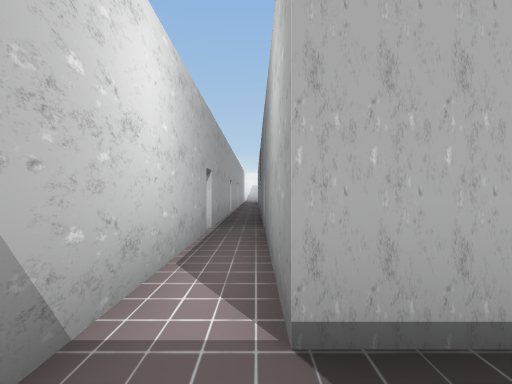
View 1 (above)

23 first-person views from a walk through a scene from a Unity 3-D project. The camera is 1.4 m above the floor, looks level and sees 80° across. The floor is counted in squares, 2 m on a side. Each view is taken from the middle of a square. On the plan, view 1 faces up. The plan holds only what a view shows up to about 10 squares ahead; the rest is blank. The place goes on beyond the plan. The player character is not drawn. Door leaves are left out, so doorways stand open. Some surface patterns are stand-ins.

View 2
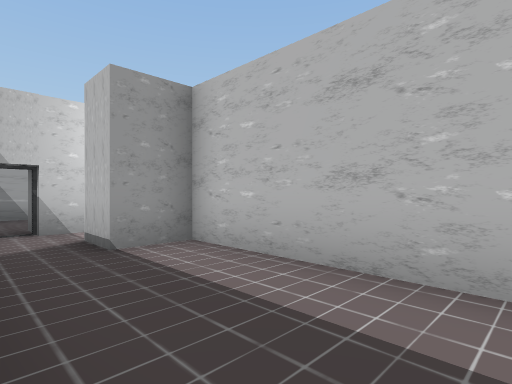

View 3
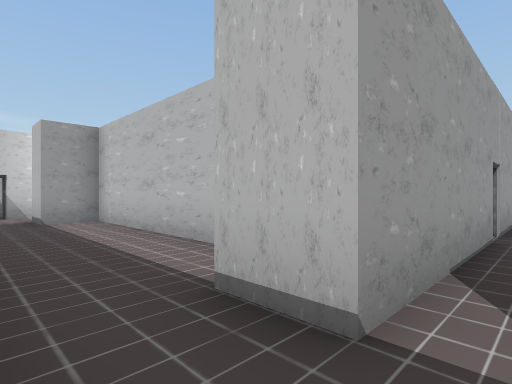

View 4
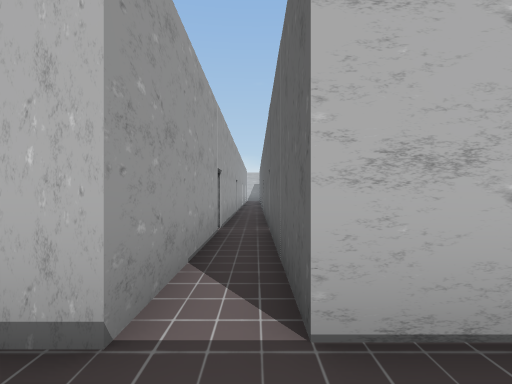

View 5
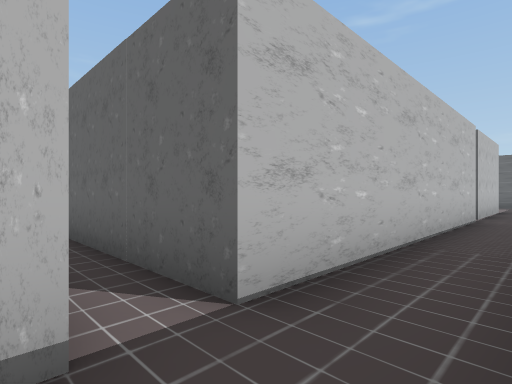

View 6
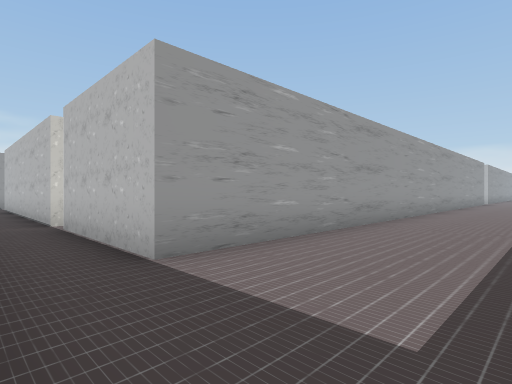

View 7
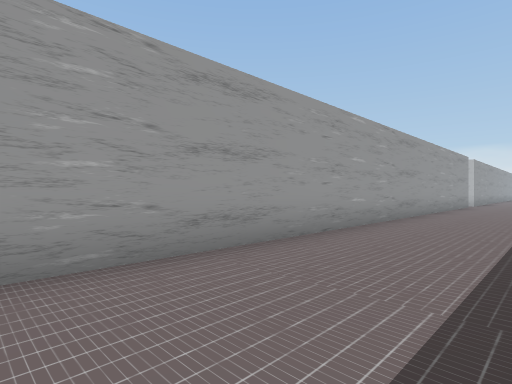

View 8
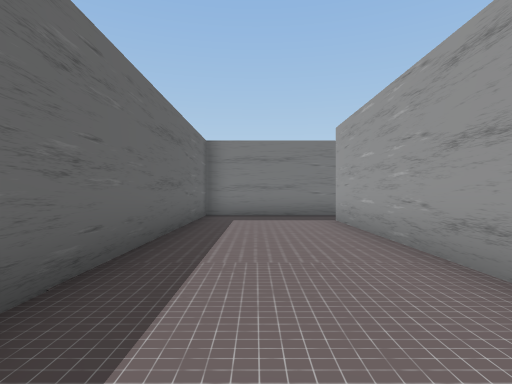

View 9
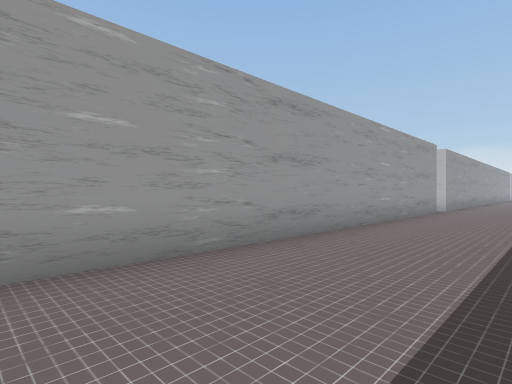

View 10
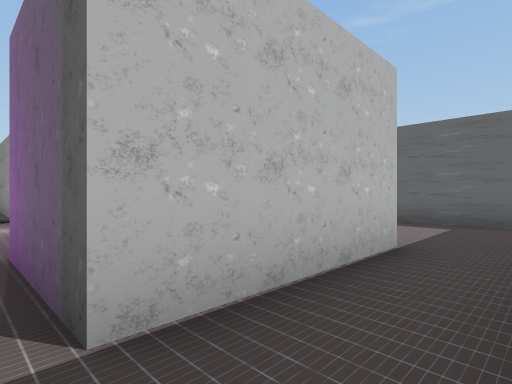

View 11
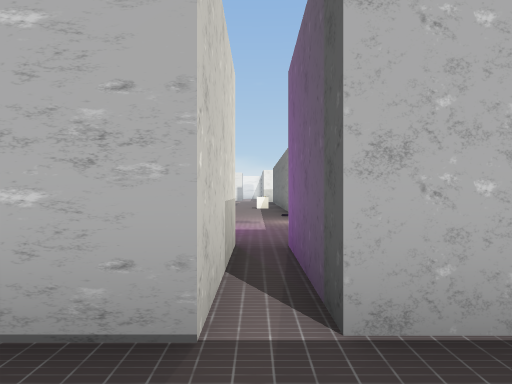

View 12
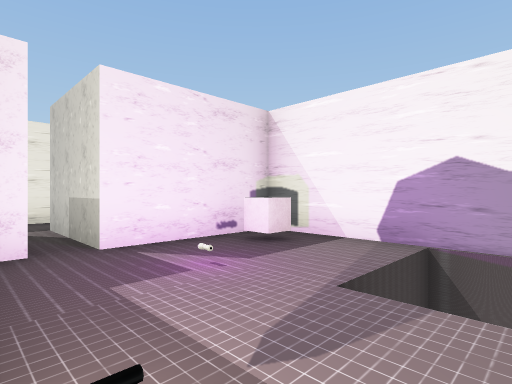

View 13
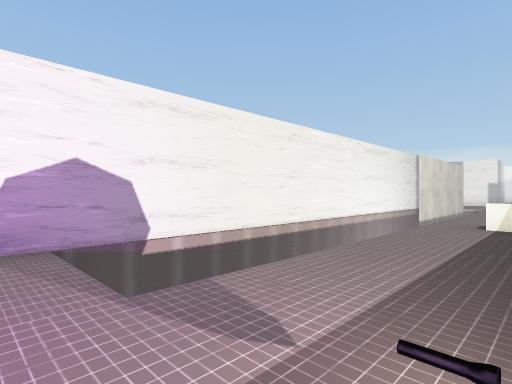

View 14
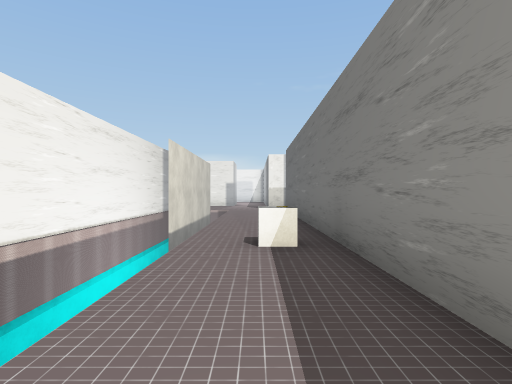

View 15
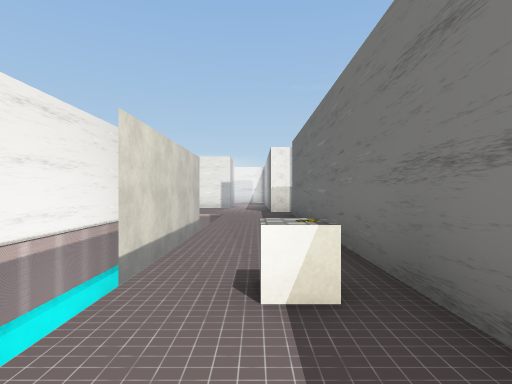

View 16
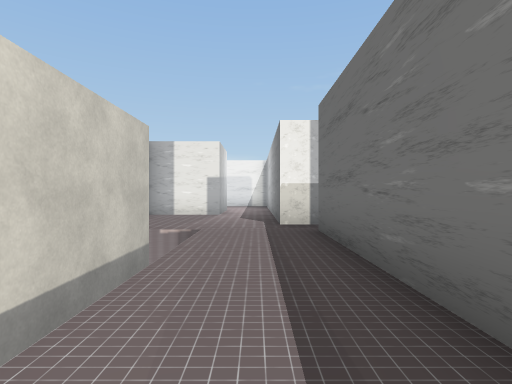

View 17
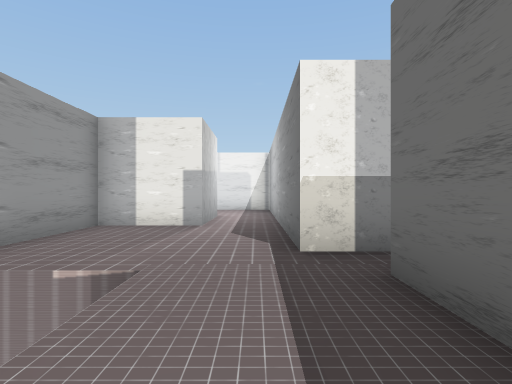

View 18
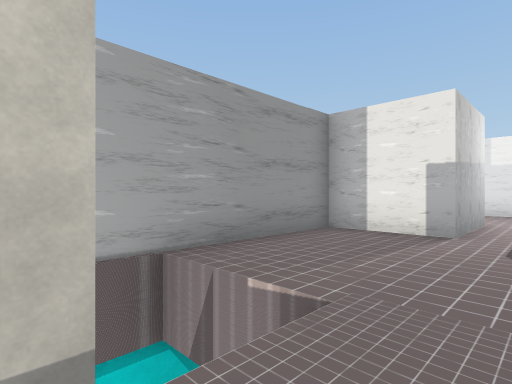

View 19
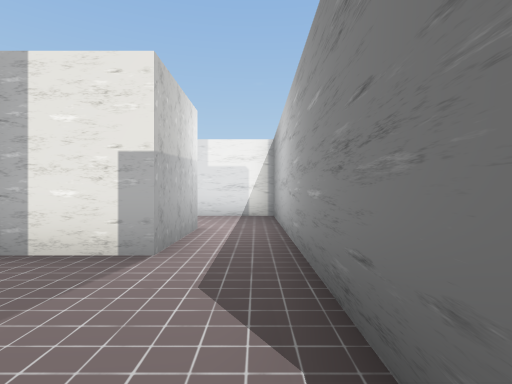

View 20
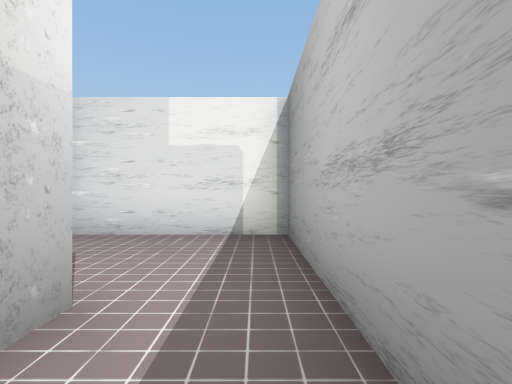

View 21
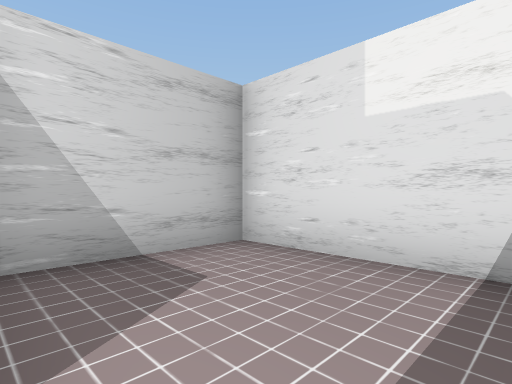

View 22
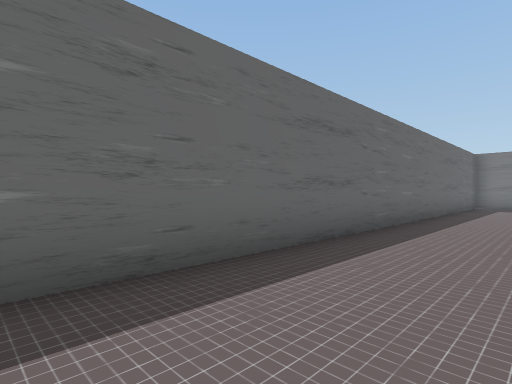

View 23
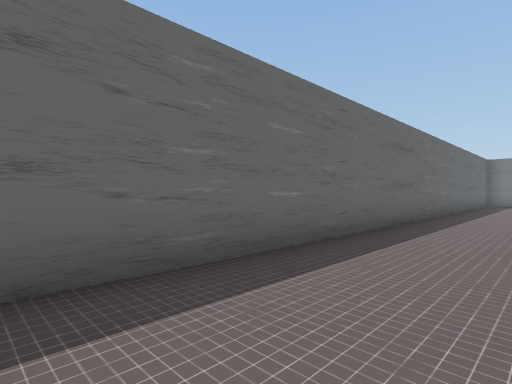

### Floor plan
Key: @ floor where view 1 was taken; # wall or solid block; . floor; D open door; v drop or lower ground; F flashlight; C cube; O other object.
Columns run from 1 left of view 1 to 25 right of it. Each row starts with its distance up from view 1.
 30               ######
 29               #....#
 28               #....#
 27               #....#
 26                 #..#
 25               ###..#
 24               #....#
 23               #....#
 22               #....##
 21               #.....   ..
 20               ## v..###..
 19                #vv..###..
 18                #vv..###...#
 17                #vv..###...#
 16                #vv..###...#
 15                #vv..###...#
 14                #vv..###...#
 13                # vOC###...#
 12                # v..###...#
 11                # v..###...#
 10 DD#      DD    # v..###...#
  9 #.#      #.    # v..  #...#
  8 #.#      #.#   # v..  #...#
  7 #.       #.#  ##vv.F  #...#
  6 DD       DD#  #..O..  #...#
  5 #.#      #.#  ##C...  #...#
  4 #.#      #.#   ###.#  #...#
  3 #.########.#   ###.#  #...#
  2 #.#......#.#######.####...#
  1 D.........................#
  0  @.............   ........#
 -1                  ##   #####

Where each view was taken, in squares from view 1:
view 1: 0 up, 0 right, facing up
view 2: 0 up, 5 right, facing up-left
view 3: 0 up, 9 right, facing up-left
view 4: 0 up, 9 right, facing up
view 5: 0 up, 8 right, facing up-right
view 6: 0 up, 24 right, facing up-left
view 7: 4 up, 24 right, facing up-left
view 8: 9 up, 23 right, facing down
view 9: 9 up, 24 right, facing up-left
view 10: 0 up, 17 right, facing up-right
view 11: 0 up, 17 right, facing up
view 12: 8 up, 18 right, facing down-left
view 13: 6 up, 18 right, facing up-left
view 14: 9 up, 17 right, facing up
view 15: 11 up, 17 right, facing up
view 16: 15 up, 17 right, facing up
view 17: 18 up, 17 right, facing up
view 18: 19 up, 17 right, facing up-left
view 19: 21 up, 17 right, facing up
view 20: 25 up, 17 right, facing up
view 21: 27 up, 17 right, facing up-left
view 22: 15 up, 22 right, facing down-right
view 23: 18 up, 22 right, facing down-right
